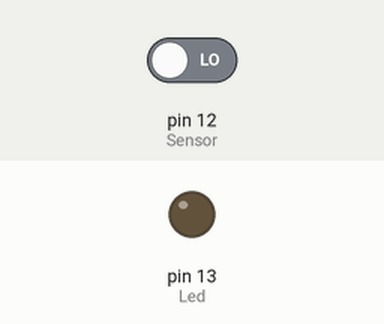
Bench run of a sketch on a simulated Arduino Uno, built with avr-gcc and run on an emulated ATmega328P. Shown: output pins drawn as LEDs (lit = HIGH). The test bench sets the inputs (shaded band); at power-on: pin 12 (Sensor) LOW.

Above: at 1.2 s.
1.3 s: pin 12 (Sensor) driven HIGH
At 2.2 s:
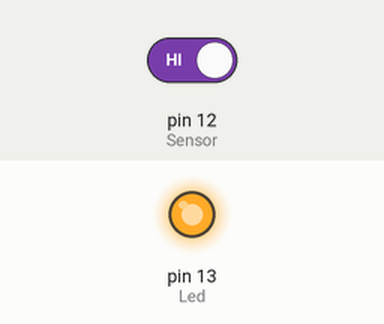
2.8 s: pin 12 (Sensor) driven LOW
At 3.3 s:
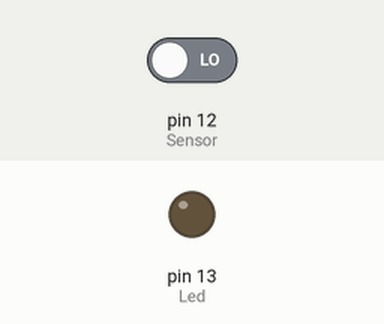
Timing chart, 0 to 5.8 s (numbered marks = the images above; inputs shaded):
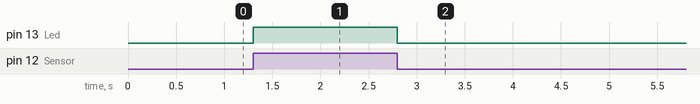

Measured:
- after the input at 1.3 s, pin 13 (Led): LOW → HIGH at once
- after the input at 2.8 s, pin 13 (Led): HIGH → LOW at once

The sketch:

034_Optical_ITR8102.ino
```cpp
//A full description of this module (and many others) can be downloaded at: https://eve_arduino

int Sensor = 12;
int Led    =  13;

int SensorValue = 0;

void setup()
{
  pinMode(Led, OUTPUT);
  pinMode(Sensor, INPUT);
}

void loop()
{
  SensorValue = digitalRead(Sensor);
  if (SensorValue == HIGH)
  {
    digitalWrite(Led, HIGH);
  }
  else
  {
    digitalWrite(Led, LOW);
  }
}
```
